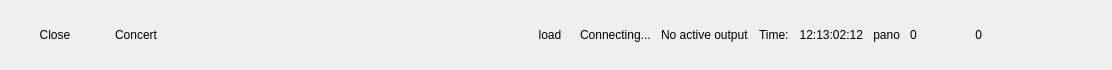
<?xml version="1.0" encoding="UTF-8"?>
<ui version="4.0">
 <class>TopInformationBarWidgetClass</class>
 <widget class="QFrame" name="TopInformationBarWidgetClass">
  <property name="geometry">
   <rect>
    <x>0</x>
    <y>0</y>
    <width>1112</width>
    <height>70</height>
   </rect>
  </property>
  <property name="minimumSize">
   <size>
    <width>0</width>
    <height>70</height>
   </size>
  </property>
  <property name="maximumSize">
   <size>
    <width>16777215</width>
    <height>70</height>
   </size>
  </property>
  <property name="windowTitle">
   <string/>
  </property>
  <layout class="QHBoxLayout" name="horizontalLayout">
   <property name="spacing">
    <number>10</number>
   </property>
   <property name="leftMargin">
    <number>5</number>
   </property>
   <property name="topMargin">
    <number>0</number>
   </property>
   <property name="rightMargin">
    <number>10</number>
   </property>
   <property name="bottomMargin">
    <number>0</number>
   </property>
   <item>
    <widget class="QPushButton" name="buttonQuitProject">
     <property name="minimumSize">
      <size>
       <width>100</width>
       <height>50</height>
      </size>
     </property>
     <property name="maximumSize">
      <size>
       <width>100</width>
       <height>50</height>
      </size>
     </property>
     <property name="focusPolicy">
      <enum>Qt::NoFocus</enum>
     </property>
     <property name="toolTip">
      <string>Close current project</string>
     </property>
     <property name="text">
      <string>Close</string>
     </property>
     <property name="flat">
      <bool>true</bool>
     </property>
    </widget>
   </item>
   <item>
    <widget class="QLabel" name="labelProjectTitle">
     <property name="text">
      <string notr="true">Concert</string>
     </property>
     <property name="wordWrap">
      <bool>false</bool>
     </property>
    </widget>
   </item>
   <item>
    <spacer name="horizontalSpacer">
     <property name="orientation">
      <enum>Qt::Horizontal</enum>
     </property>
     <property name="sizeHint" stdset="0">
      <size>
       <width>40</width>
       <height>20</height>
      </size>
     </property>
    </spacer>
   </item>
   <item>
    <widget class="AudioLevelMeter" name="audioLevelMeter" native="true"/>
   </item>
   <item>
    <widget class="QLabel" name="labelEXposure">
     <property name="minimumSize">
      <size>
       <width>40</width>
       <height>40</height>
      </size>
     </property>
     <property name="maximumSize">
      <size>
       <width>40</width>
       <height>40</height>
      </size>
     </property>
     <property name="toolTip">
      <string>Automatic exposure activated</string>
     </property>
     <property name="text">
      <string notr="true"/>
     </property>
     <property name="pixmap">
      <pixmap resource="../../../libvideostitch-gui/libvideostitch-gui.qrc">:/live/icons/assets/icon/live/exposure.png</pixmap>
     </property>
     <property name="scaledContents">
      <bool>true</bool>
     </property>
    </widget>
   </item>
   <item>
    <widget class="QLabel" name="labelLoadingAnimation">
     <property name="minimumSize">
      <size>
       <width>40</width>
       <height>40</height>
      </size>
     </property>
     <property name="maximumSize">
      <size>
       <width>40</width>
       <height>40</height>
      </size>
     </property>
     <property name="text">
      <string notr="true">load</string>
     </property>
     <property name="alignment">
      <set>Qt::AlignCenter</set>
     </property>
     <property name="wordWrap">
      <bool>true</bool>
     </property>
    </widget>
   </item>
   <item>
    <widget class="QLabel" name="labelConnecting">
     <property name="text">
      <string>Connecting...</string>
     </property>
     <property name="wordWrap">
      <bool>true</bool>
     </property>
    </widget>
   </item>
   <item>
    <widget class="QLabel" name="labelNoOutputsActive">
     <property name="maximumSize">
      <size>
       <width>16777215</width>
       <height>50</height>
      </size>
     </property>
     <property name="text">
      <string>No active output</string>
     </property>
     <property name="wordWrap">
      <bool>false</bool>
     </property>
    </widget>
   </item>
   <item>
    <layout class="QHBoxLayout" name="layoutOutputs"/>
   </item>
   <item>
    <widget class="QLabel" name="labelTimeText">
     <property name="text">
      <string>Time:</string>
     </property>
    </widget>
   </item>
   <item>
    <widget class="QLabel" name="labelCurrentTime">
     <property name="text">
      <string notr="true">12:13:02:12</string>
     </property>
     <property name="alignment">
      <set>Qt::AlignRight|Qt::AlignTrailing|Qt::AlignVCenter</set>
     </property>
    </widget>
   </item>
   <item>
    <widget class="QLabel" name="labelPanoSize">
     <property name="text">
      <string>pano</string>
     </property>
     <property name="alignment">
      <set>Qt::AlignRight|Qt::AlignTrailing|Qt::AlignVCenter</set>
     </property>
    </widget>
   </item>
   <item>
    <widget class="QLabel" name="labelCurrentFPS">
     <property name="minimumSize">
      <size>
       <width>55</width>
       <height>0</height>
      </size>
     </property>
     <property name="text">
      <string>0</string>
     </property>
     <property name="alignment">
      <set>Qt::AlignLeading|Qt::AlignLeft|Qt::AlignVCenter</set>
     </property>
    </widget>
   </item>
   <item>
    <widget class="QLabel" name="labelTargetFPS">
     <property name="text">
      <string notr="true">0</string>
     </property>
     <property name="alignment">
      <set>Qt::AlignRight|Qt::AlignTrailing|Qt::AlignVCenter</set>
     </property>
    </widget>
   </item>
   <item>
    <spacer name="horizontalSpacer_2">
     <property name="orientation">
      <enum>Qt::Horizontal</enum>
     </property>
     <property name="sizeType">
      <enum>QSizePolicy::Fixed</enum>
     </property>
     <property name="sizeHint" stdset="0">
      <size>
       <width>10</width>
       <height>20</height>
      </size>
     </property>
    </spacer>
   </item>
   <item>
    <widget class="QLabel" name="labelVSLogo">
     <property name="minimumSize">
      <size>
       <width>100</width>
       <height>0</height>
      </size>
     </property>
     <property name="maximumSize">
      <size>
       <width>100</width>
       <height>26</height>
      </size>
     </property>
     <property name="text">
      <string/>
     </property>
     <property name="scaledContents">
      <bool>true</bool>
     </property>
     <property name="alignment">
      <set>Qt::AlignCenter</set>
     </property>
     <property name="wordWrap">
      <bool>true</bool>
     </property>
     <property name="margin">
      <number>0</number>
     </property>
    </widget>
   </item>
  </layout>
 </widget>
 <customwidgets>
  <customwidget>
   <class>AudioLevelMeter</class>
   <extends>QWidget</extends>
   <header location="global">libvideostitch-gui/widgets/levelmeter.hpp</header>
   <container>1</container>
  </customwidget>
 </customwidgets>
 <resources>
  <include location="../../../libvideostitch-gui/libvideostitch-gui.qrc"/>
 </resources>
 <connections/>
</ui>
